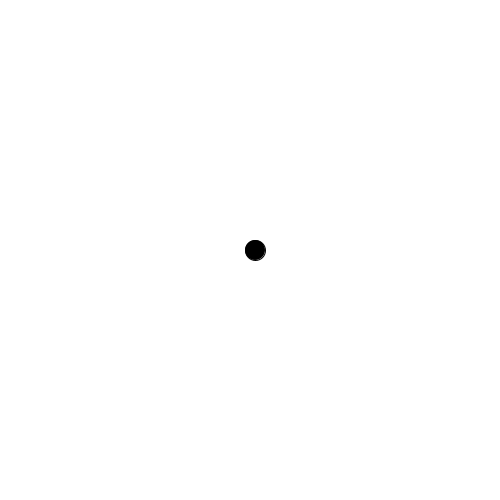
Frame 1 (no input)
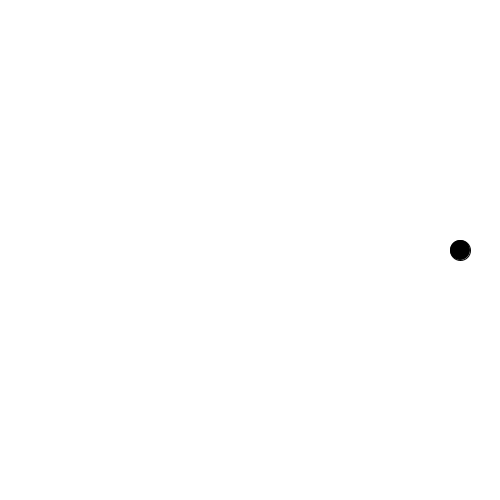
Frame 60 (the mouse pressed at the canvas centre just before this capture)
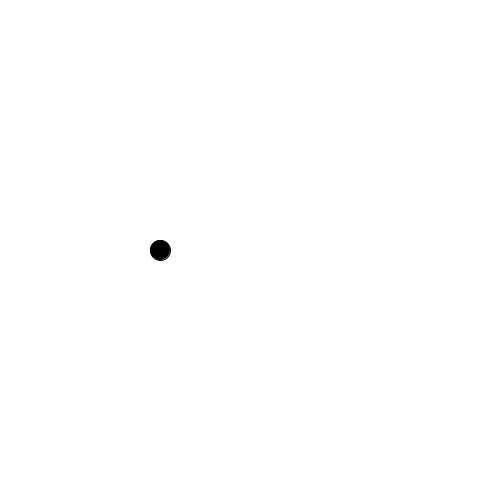
Frame 120 (the mouse held since frame 60 and released just before this capture)

The Processing sketch that drew these frames (run headless with seeded random() and noise(); from frame 60 on, the mouse is pressed at the canvas centre):

// Processing sketch: aSingleBall
// ── aSingleBall.pde
class Ball {
  int x;
  int y;
  int speed;
  final int size=20;
}

Ball theBall;

void setup() {
  size(500, 500);
  
  theBall = new Ball();
  theBall.x = width/2;
  theBall.y = height/2;
  theBall.speed = 5;
}

void draw() {
  background(255);
  fill(0);
  moveBall(theBall);
  drawBall(theBall);
}

void moveBall(Ball b) {
  b.x += b.speed;
  if (b.x < 0 || b.x > width) {
    b.speed *= -1;
  }
}

void drawBall(Ball b) {
  ellipse(b.x, b.y, b.size, b.size);
}
